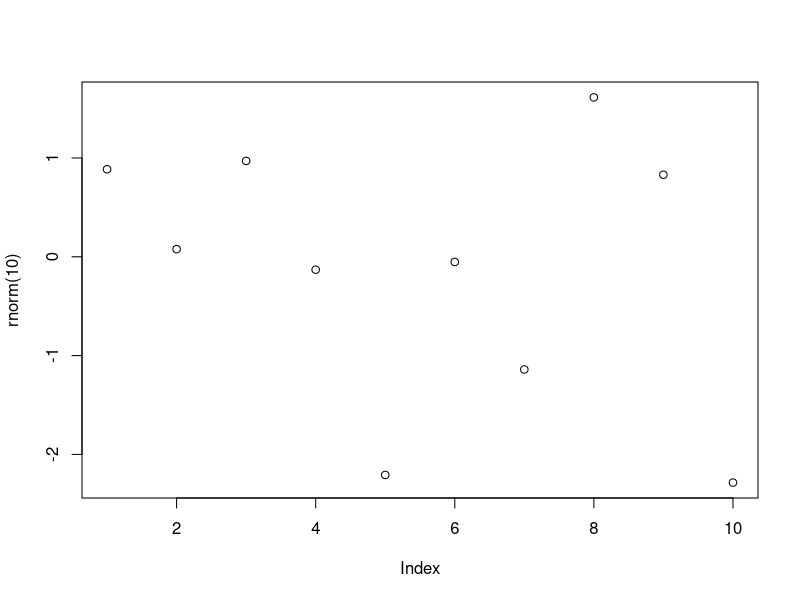

Reproduce this figure in R. (Note: this script raises an error after producing the figure.)
# Funções

# Obs: Caso tenha problemas com a acentuação, consulte este link:
# https://support.rstudio.com/hc/en-us/articles/200532197-Character-Encoding

# Configurando o diretório de trabalho
# Coloque entre aspas o diretório de trabalho que você está usando no seu computador
# Não use diretórios com espaço no nome
setwd("Z:/Dropbox/DSA/BigDataAnalytics-R-Azure/Cap03")
getwd()

# Help
?sample
args(sample)
args(mean)
args(sd)


# Funções Built-in
abs(-43)
sum(c(1:5))
mean(c(1:5))
round(c(1.1:5.8))
rev(c(1:5))
seq(1:5)
sort(rev(c(1:5)))
append(c(1:5), 6)

vec1 <- c(1.5, 2.5, 8.4, 3.7, 6.3)
vec2 <- rev(vec1)
vec2

# Funções dentro de funções
plot(rnorm(10))
mean(c(abs(vec1), abs(vec2)))


# Criando funções
myfunc <- function(x) { x + x }
myfunc(10)
class(myfunc)

myfunc2 <- function(a, b) {
  valor = a ^ b
  print(valor)
}
myfunc2(3, 2)

jogando_dados <- function() {
  num <- sample(1:6, size = 1) #Local
  num
}

jogando_dados()


# Escopo
print(num)
num <- c(1:6)
num #Global


# Funções sem número definido de argumentos
vec1 <- (10:13)
vec2 <- c("a", "b", "c", "d")
vec3 <- c(6.5, 9.2, 11.9, 5.1)

myfunc3 <- function(...){
  df = data.frame(cbind(...))
  print(df)
}

myfunc3(vec1)

myfunc3(vec2, vec3)

myfunc3(vec1, vec2, vec3)


# Funções Built-in - Não tente recriar a roda
# Comparação de eficiência entre função vetorizada e função "vetorizada no R"

x <- 1:1000000 

# Função que calcula a raiz quadrada de cada elemento de um vetor de números
meu_sqrt <- function(numeros) {
  resp <- numeric(length(numeros))
  for(i in seq_along(numeros)) {
    resp[i] <- sqrt(numeros[i])
  }
  return(resp)
}


system.time(x2a <- meu_sqrt(x))

system.time(x2b <- sqrt(x))

# Sua máquina pode apresentar resultado diferente por conta da precisão de cálculo do processador.
identical(x2a, x2b)



